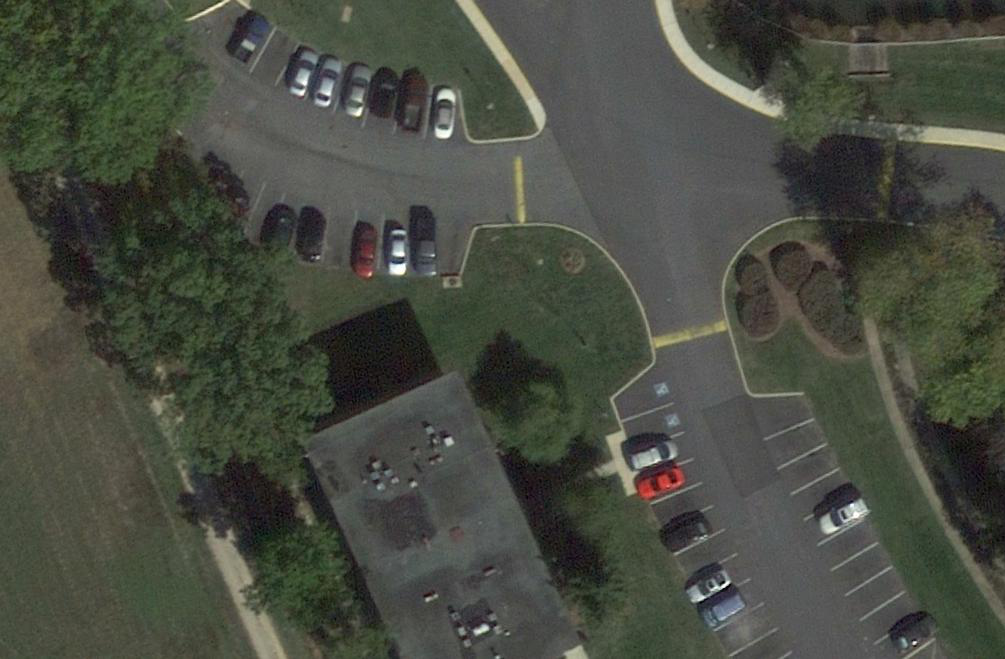
#> input picture FYP-SD-CSNN XuanYu/SD-CSNNwithRGB/P0001.png, 1005 x 659 px
$ python main.py
#> lines starting #> are read from the running program, lines starting #| are printed output that depends on the picture
import cv2

# reading the image
img = cv2.imread('P0001.png')
#> img is the input picture: shape (659, 1005, 3); mean B, G, R 65.3, 75.7, 72.3
# convert to greyscale
gray = cv2.cvtColor(img, cv2.COLOR_BGR2GRAY)
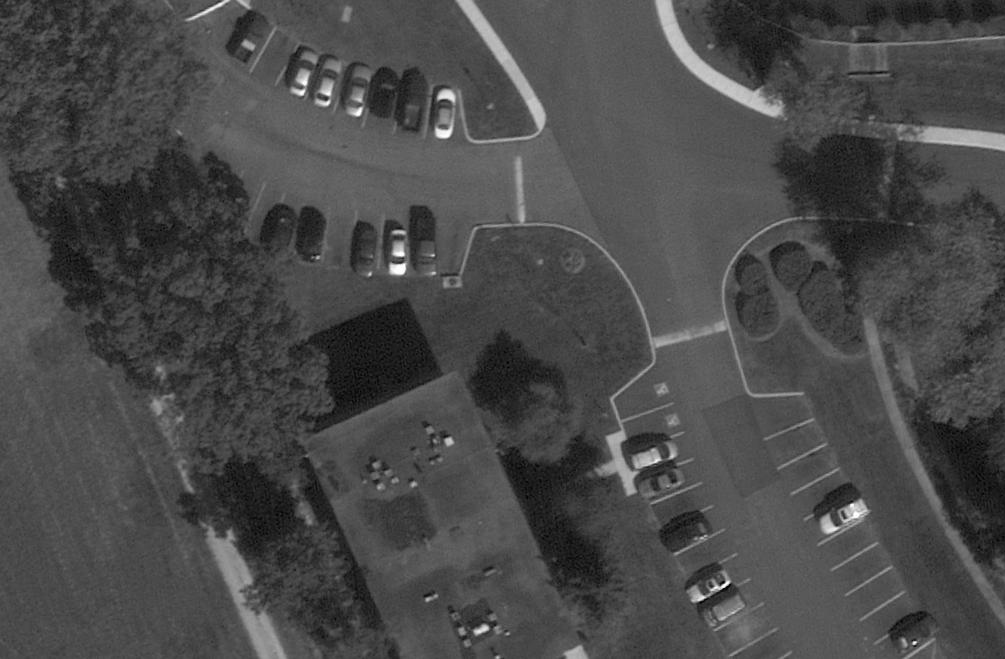
#> gray: shape (659, 1005); min 0, max 255, mean 73.5
# create SIFT feature extractor
#sift = cv2.xfeatures2d.SIFT_create()
sift = cv2.SIFT_create()
# detect features from the image
keypoints, descriptors = sift.detectAndCompute(img, None)
#> keypoints = 1568 keypoints; strongest (x, y, size): (914, 643, 2.5), (724, 586, 2.7), (398, 270, 8.8), (727, 583, 3.1)
# draw the detected key points
sift_image = cv2.drawKeypoints(gray, keypoints, img, 256)
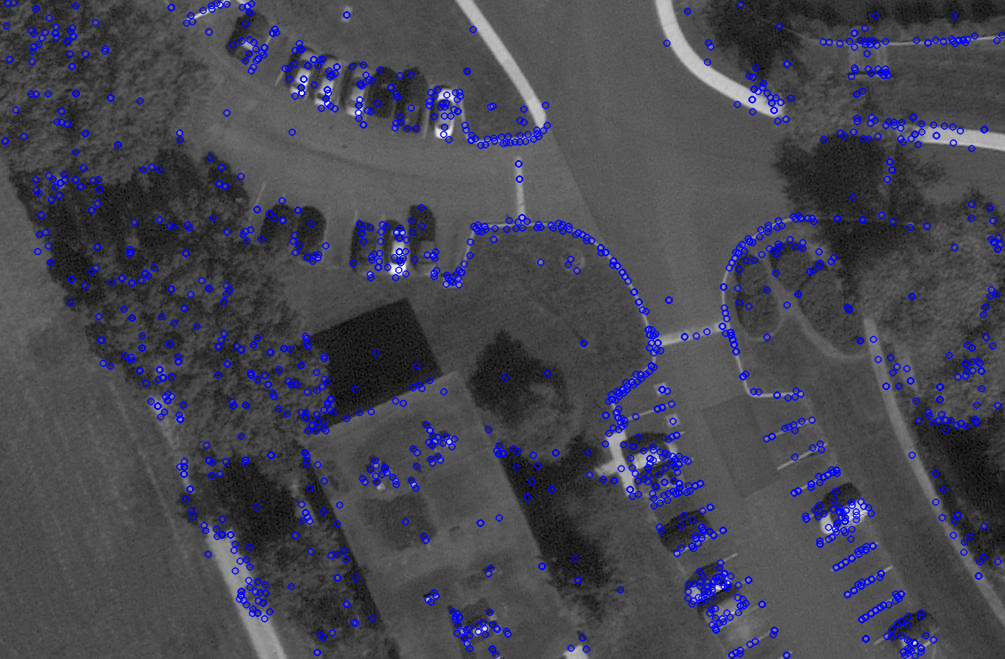
#> sift_image: shape (659, 1005, 3); mean B, G, R 80.8, 69.9, 69.9
# show the image
cv2.imshow('image', sift_image)
# save the image
cv2.imwrite("1111.jpg", sift_image)
cv2.waitKey(0)
cv2.destroyAllWindows()

$ run again, with FYP-SD-CSNN XuanYu/SD-CSNNwithRGB/road20.png copied over FYP-SD-CSNN XuanYu/SD-CSNNwithRGB/P0001.png
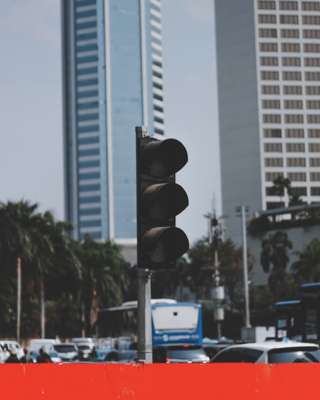
#> input picture FYP-SD-CSNN XuanYu/SD-CSNNwithRGB/road20.png, 320 x 400 px
#> img is the input picture: shape (400, 320, 3); mean B, G, R 115.2, 110.1, 119.8
#> `gray = cv2.cvtColor(img, cv2.COLOR_BGR2GRAY)`:
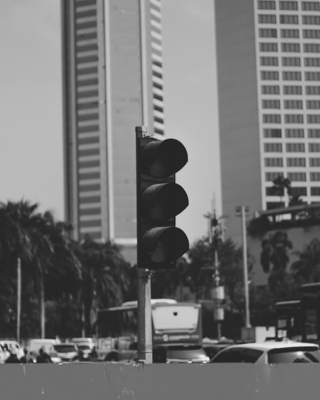
#> gray: shape (400, 320); min 29, max 238, mean 113.6
#> keypoints = 1085 keypoints; strongest (x, y, size): (175, 314, 2.4), (35, 361, 2), (300, 354, 4.2), (287, 217, 4.4)
#> `sift_image = cv2.drawKeypoints(gray, keypoints, img, 256)`:
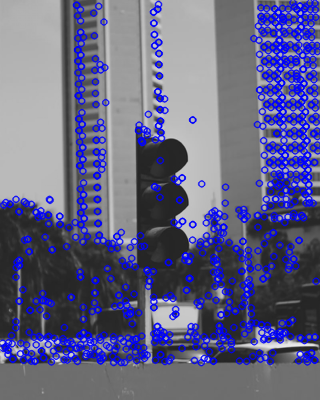
#> sift_image: shape (400, 320, 3); mean B, G, R 133.6, 99.5, 99.5
